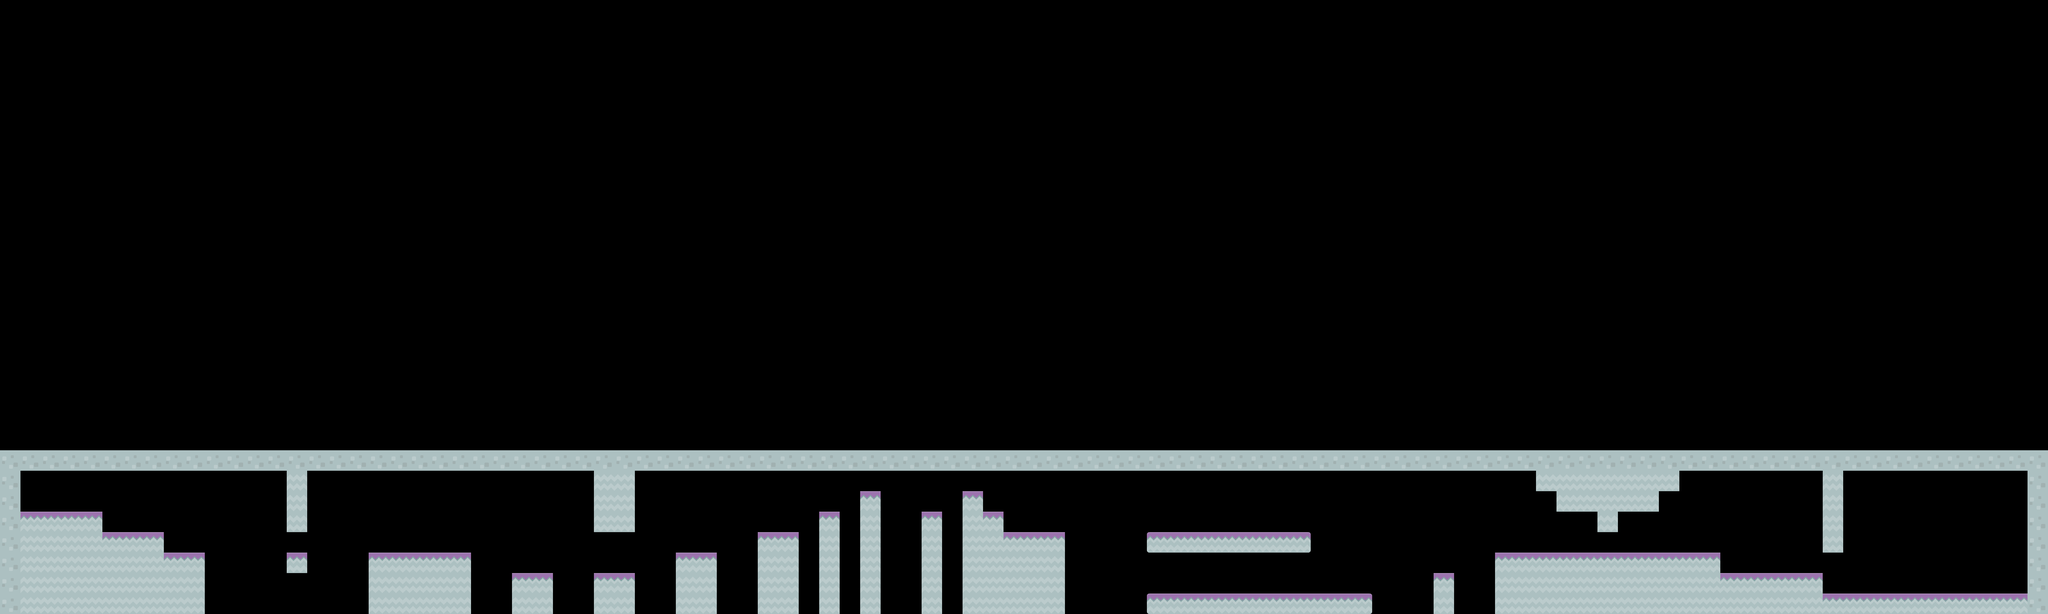

This is a level from a 2D game, rendered from its Tiled map with the project's own tilesets. A one-line summary and the map file follow, with tile-layer data summarised:
An orthogonal 100x30 tile map with 70x70 px tiles, 1 tile layer (Kachelebene 1).

<map version="1.0" orientation="orthogonal" width="100" height="30" tilewidth="70" tileheight="70">
 <tileset firstgid="1" name="tileset" tilewidth="70" tileheight="70">
  <image source="../images/tileset.png" trans="ff00ff" width="1024" height="1024" />
  <terraintypes>
   <terrain name="Neues Terrain erzeugen" tile="-1" />
  </terraintypes>
 </tileset>
 <layer name="Kachelebene 1" width="100" height="30">
  <data>[3000 cells, 329 non-empty, 5 distinct tile ids]</data>
 </layer>
</map>